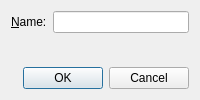
<?xml version="1.0" encoding="UTF-8"?>
<ui version="4.0">
 <class>AggregateNameDialog</class>
 <widget class="QDialog" name="AggregateNameDialog">
  <property name="windowTitle">
   <string>Aggregate Name</string>
  </property>
  <layout class="QVBoxLayout" name="verticalLayout">
   <item>
    <layout class="QFormLayout" name="formLayout">
     <item row="0" column="0">
      <widget class="QLabel" name="nameLabel">
       <property name="text">
        <string>&amp;Name:</string>
       </property>
       <property name="buddy">
        <cstring>nameLineEdit</cstring>
       </property>
      </widget>
     </item>
     <item row="0" column="1">
      <widget class="QLineEdit" name="nameLineEdit"/>
     </item>
    </layout>
   </item>
   <item>
    <widget class="QDialogButtonBox" name="buttonBox">
     <property name="standardButtons">
      <set>QDialogButtonBox::Cancel|QDialogButtonBox::Ok</set>
     </property>
    </widget>
   </item>
  </layout>
 </widget>
 <resources/>
 <connections/>
</ui>
